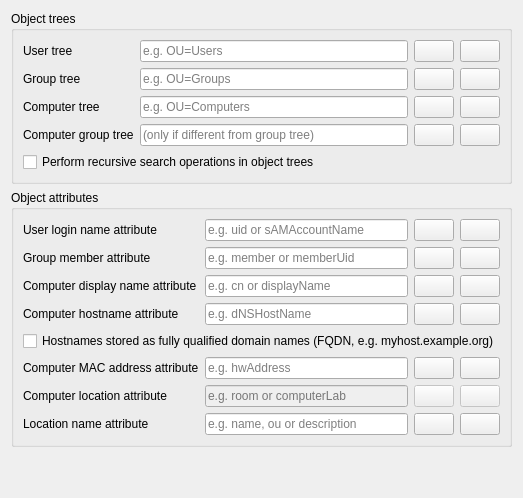
     <widget class="QWidget" name="environmentSettings">
      <attribute name="title">
       <string>Environment settings</string>
      </attribute>
      <layout class="QVBoxLayout" name="verticalLayout_6">
       <item>
        <widget class="QGroupBox" name="objectTrees">
         <property name="title">
          <string>Object trees</string>
         </property>
         <layout class="QGridLayout" name="gridLayout_21">
          <item row="3" column="1">
           <widget class="QLineEdit" name="computerGroupTree">
            <property name="placeholderText">
             <string>(only if different from group tree)</string>
            </property>
           </widget>
          </item>
          <item row="2" column="0">
           <widget class="QLabel" name="computerTreeLabel">
            <property name="text">
             <string>Computer tree</string>
            </property>
           </widget>
          </item>
          <item row="4" column="0" colspan="4">
           <widget class="QCheckBox" name="recursiveSearchOperations">
            <property name="text">
             <string>Perform recursive search operations in object trees</string>
            </property>
           </widget>
          </item>
          <item row="0" column="0">
           <widget class="QLabel" name="userTreeLabel">
            <property name="text">
             <string>User tree</string>
            </property>
           </widget>
          </item>
          <item row="2" column="1">
           <widget class="QLineEdit" name="computerTree">
            <property name="placeholderText">
             <string>e.g. OU=Computers</string>
            </property>
           </widget>
          </item>
          <item row="1" column="0">
           <widget class="QLabel" name="groupTreeLabel">
            <property name="text">
             <string>Group tree</string>
            </property>
           </widget>
          </item>
          <item row="3" column="0">
           <widget class="QLabel" name="computerGroupTreeLabel">
            <property name="text">
             <string>Computer group tree</string>
            </property>
           </widget>
          </item>
          <item row="0" column="1">
           <widget class="QLineEdit" name="userTree">
            <property name="placeholderText">
             <string>e.g. OU=Users</string>
            </property>
           </widget>
          </item>
          <item row="1" column="1">
           <widget class="QLineEdit" name="groupTree">
            <property name="placeholderText">
             <string>e.g. OU=Groups</string>
            </property>
           </widget>
          </item>
          <item row="0" column="2">
           <widget class="QPushButton" name="browseUserTree">
            <property name="icon">
             <iconset resource="../../core/resources/core.qrc">
              <normaloff>:/core/edit-find.png</normaloff>:/core/edit-find.png</iconset>
            </property>
           </widget>
          </item>
          <item row="1" column="2">
           <widget class="QPushButton" name="browseGroupTree">
            <property name="icon">
             <iconset resource="../../core/resources/core.qrc">
              <normaloff>:/core/edit-find.png</normaloff>:/core/edit-find.png</iconset>
            </property>
           </widget>
          </item>
          <item row="2" column="2">
           <widget class="QPushButton" name="browseComputerTree">
            <property name="icon">
             <iconset resource="../../core/resources/core.qrc">
              <normaloff>:/core/edit-find.png</normaloff>:/core/edit-find.png</iconset>
            </property>
           </widget>
          </item>
          <item row="3" column="2">
           <widget class="QPushButton" name="browseComputerGroupTree">
            <property name="icon">
             <iconset resource="../../core/resources/core.qrc">
              <normaloff>:/core/edit-find.png</normaloff>:/core/edit-find.png</iconset>
            </property>
           </widget>
          </item>
          <item row="0" column="3">
           <widget class="QPushButton" name="testUserTree">
            <property name="icon">
             <iconset resource="../../core/resources/core.qrc">
              <normaloff>:/core/dialog-ok-apply.png</normaloff>:/core/dialog-ok-apply.png</iconset>
            </property>
           </widget>
          </item>
          <item row="1" column="3">
           <widget class="QPushButton" name="testGroupTree">
            <property name="icon">
             <iconset resource="../../core/resources/core.qrc">
              <normaloff>:/core/dialog-ok-apply.png</normaloff>:/core/dialog-ok-apply.png</iconset>
            </property>
           </widget>
          </item>
          <item row="2" column="3">
           <widget class="QPushButton" name="testComputerTree">
            <property name="icon">
             <iconset resource="../../core/resources/core.qrc">
              <normaloff>:/core/dialog-ok-apply.png</normaloff>:/core/dialog-ok-apply.png</iconset>
            </property>
           </widget>
          </item>
          <item row="3" column="3">
           <widget class="QPushButton" name="testComputerGroupTree">
            <property name="icon">
             <iconset resource="../../core/resources/core.qrc">
              <normaloff>:/core/dialog-ok-apply.png</normaloff>:/core/dialog-ok-apply.png</iconset>
            </property>
           </widget>
          </item>
         </layout>
        </widget>
       </item>
       <item>
        <widget class="QGroupBox" name="objectAttributes">
         <property name="title">
          <string>Object attributes</string>
         </property>
         <layout class="QGridLayout" name="gridLayout_22">
          <item row="2" column="1">
           <widget class="QLineEdit" name="computerDisplayNameAttribute">
            <property name="placeholderText">
             <string>e.g. cn or displayName</string>
            </property>
           </widget>
          </item>
          <item row="1" column="0">
           <widget class="QLabel" name="groupMemberAttributeLabel">
            <property name="text">
             <string>Group member attribute</string>
            </property>
           </widget>
          </item>
          <item row="7" column="3">
           <widget class="QPushButton" name="testLocationNameAttribute">
            <property name="icon">
             <iconset resource="../../core/resources/core.qrc">
              <normaloff>:/core/dialog-ok-apply.png</normaloff>:/core/dialog-ok-apply.png</iconset>
            </property>
           </widget>
          </item>
          <item row="0" column="2">
           <widget class="QPushButton" name="browseUserLoginNameAttribute">
            <property name="icon">
             <iconset resource="../../core/resources/core.qrc">
              <normaloff>:/core/edit-find.png</normaloff>:/core/edit-find.png</iconset>
            </property>
           </widget>
          </item>
          <item row="5" column="3">
           <widget class="QPushButton" name="testComputerMacAddressAttribute">
            <property name="icon">
             <iconset resource="../../core/resources/core.qrc">
              <normaloff>:/core/dialog-ok-apply.png</normaloff>:/core/dialog-ok-apply.png</iconset>
            </property>
           </widget>
          </item>
          <item row="3" column="1">
           <widget class="QLineEdit" name="computerHostNameAttribute">
            <property name="placeholderText">
             <string>e.g. dNSHostName</string>
            </property>
           </widget>
          </item>
          <item row="3" column="2">
           <widget class="QPushButton" name="browseComputerHostNameAttribute">
            <property name="icon">
             <iconset resource="../../core/resources/core.qrc">
              <normaloff>:/core/edit-find.png</normaloff>:/core/edit-find.png</iconset>
            </property>
           </widget>
          </item>
          <item row="7" column="1">
           <widget class="QLineEdit" name="locationNameAttribute">
            <property name="placeholderText">
             <string>e.g. name, ou or description</string>
            </property>
           </widget>
          </item>
          <item row="1" column="1">
           <widget class="QLineEdit" name="groupMemberAttribute">
            <property name="placeholderText">
             <string>e.g. member or memberUid</string>
            </property>
           </widget>
          </item>
          <item row="0" column="3">
           <widget class="QPushButton" name="testUserLoginNameAttribute">
            <property name="icon">
             <iconset resource="../../core/resources/core.qrc">
              <normaloff>:/core/dialog-ok-apply.png</normaloff>:/core/dialog-ok-apply.png</iconset>
            </property>
           </widget>
          </item>
          <item row="3" column="0">
           <widget class="QLabel" name="computerHostNameAttributeLabel">
            <property name="text">
             <string>Computer hostname attribute</string>
            </property>
           </widget>
          </item>
          <item row="5" column="1">
           <widget class="QLineEdit" name="computerMacAddressAttribute">
            <property name="placeholderText">
             <string>e.g. hwAddress</string>
            </property>
           </widget>
          </item>
          <item row="6" column="1">
           <widget class="QLineEdit" name="computerLocationAttribute">
            <property name="enabled">
             <bool>false</bool>
            </property>
            <property name="placeholderText">
             <string>e.g. room or computerLab</string>
            </property>
           </widget>
          </item>
          <item row="2" column="0">
           <widget class="QLabel" name="computerDisplayNameAttributeLabel">
            <property name="text">
             <string>Computer display name attribute</string>
            </property>
           </widget>
          </item>
          <item row="7" column="2">
           <widget class="QPushButton" name="browseLocationNameAttribute">
            <property name="icon">
             <iconset resource="../../core/resources/core.qrc">
              <normaloff>:/core/edit-find.png</normaloff>:/core/edit-find.png</iconset>
            </property>
           </widget>
          </item>
          <item row="5" column="2">
           <widget class="QPushButton" name="browseComputerMacAddressAttribute">
            <property name="icon">
             <iconset resource="../../core/resources/core.qrc">
              <normaloff>:/core/edit-find.png</normaloff>:/core/edit-find.png</iconset>
            </property>
           </widget>
          </item>
          <item row="1" column="3">
           <widget class="QPushButton" name="testGroupMemberAttribute">
            <property name="icon">
             <iconset resource="../../core/resources/core.qrc">
              <normaloff>:/core/dialog-ok-apply.png</normaloff>:/core/dialog-ok-apply.png</iconset>
            </property>
           </widget>
          </item>
          <item row="5" column="0">
           <widget class="QLabel" name="computerMacAddressAttributeLabel">
            <property name="text">
             <string>Computer MAC address attribute</string>
            </property>
           </widget>
          </item>
          <item row="6" column="0">
           <widget class="QLabel" name="computerLocationAttributeLabel">
            <property name="text">
             <string>Computer location attribute</string>
            </property>
           </widget>
          </item>
          <item row="7" column="0">
           <widget class="QLabel" name="locationNameAttributeLabel">
            <property name="text">
             <string>Location name attribute</string>
            </property>
           </widget>
          </item>
          <item row="1" column="2">
           <widget class="QPushButton" name="browseGroupMemberAttribute">
            <property name="icon">
             <iconset resource="../../core/resources/core.qrc">
              <normaloff>:/core/edit-find.png</normaloff>:/core/edit-find.png</iconset>
            </property>
           </widget>
          </item>
          <item row="2" column="3">
           <widget class="QPushButton" name="testComputerDisplayNameAttribute">
            <property name="icon">
             <iconset resource="../../core/resources/core.qrc">
              <normaloff>:/core/dialog-ok-apply.png</normaloff>:/core/dialog-ok-apply.png</iconset>
            </property>
           </widget>
          </item>
          <item row="6" column="2">
           <widget class="QPushButton" name="browseComputerLocationAttribute">
            <property name="enabled">
             <bool>false</bool>
            </property>
            <property name="icon">
             <iconset resource="../../core/resources/core.qrc">
              <normaloff>:/core/edit-find.png</normaloff>:/core/edit-find.png</iconset>
            </property>
           </widget>
          </item>
          <item row="2" column="2">
           <widget class="QPushButton" name="browseComputerDisplayNameAttribute">
            <property name="icon">
             <iconset resource="../../core/resources/core.qrc">
              <normaloff>:/core/edit-find.png</normaloff>:/core/edit-find.png</iconset>
            </property>
           </widget>
          </item>
          <item row="3" column="3">
           <widget class="QPushButton" name="testComputerHostNameAttribute">
            <property name="icon">
             <iconset resource="../../core/resources/core.qrc">
              <normaloff>:/core/dialog-ok-apply.png</normaloff>:/core/dialog-ok-apply.png</iconset>
            </property>
           </widget>
          </item>
          <item row="0" column="1">
           <widget class="QLineEdit" name="userLoginNameAttribute">
            <property name="placeholderText">
             <string>e.g. uid or sAMAccountName</string>
            </property>
           </widget>
          </item>
          <item row="6" column="3">
           <widget class="QPushButton" name="testComputerLocationAttribute">
            <property name="enabled">
             <bool>false</bool>
            </property>
            <property name="icon">
             <iconset resource="../../core/resources/core.qrc">
              <normaloff>:/core/dialog-ok-apply.png</normaloff>:/core/dialog-ok-apply.png</iconset>
            </property>
           </widget>
          </item>
          <item row="4" column="0" colspan="4">
           <widget class="QCheckBox" name="computerHostNameAsFQDN">
            <property name="text">
             <string>Hostnames stored as fully qualified domain names (FQDN, e.g. myhost.example.org)</string>
            </property>
           </widget>
          </item>
          <item row="0" column="0">
           <widget class="QLabel" name="userLoginNameAttributeLabel">
            <property name="text">
             <string>User login name attribute</string>
            </property>
           </widget>
          </item>
         </layout>
        </widget>
       </item>
       <item>
        <spacer name="verticalSpacer_2">
         <property name="orientation">
          <enum>Qt::Orientation::Vertical</enum>
         </property>
         <property name="sizeHint" stdset="0">
          <size>
           <width>20</width>
           <height>40</height>
          </size>
         </property>
        </spacer>
       </item>
      </layout>
     </widget>
